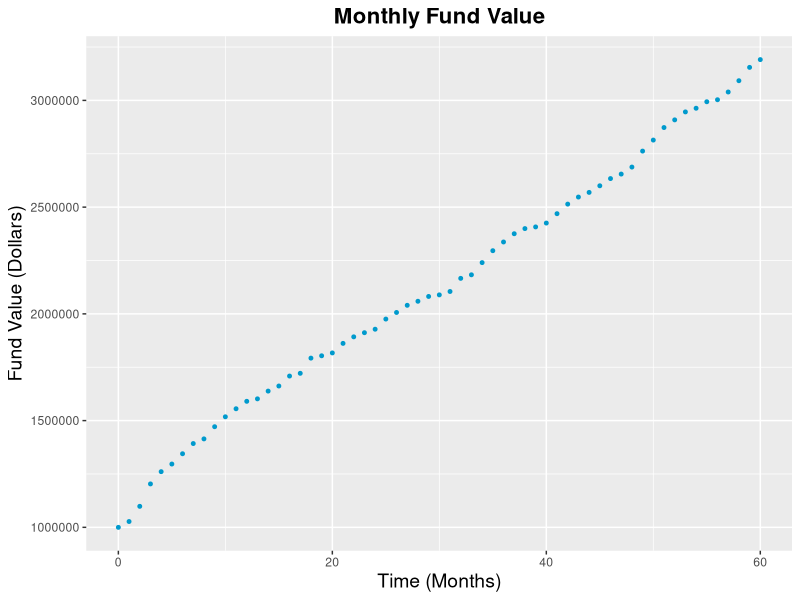
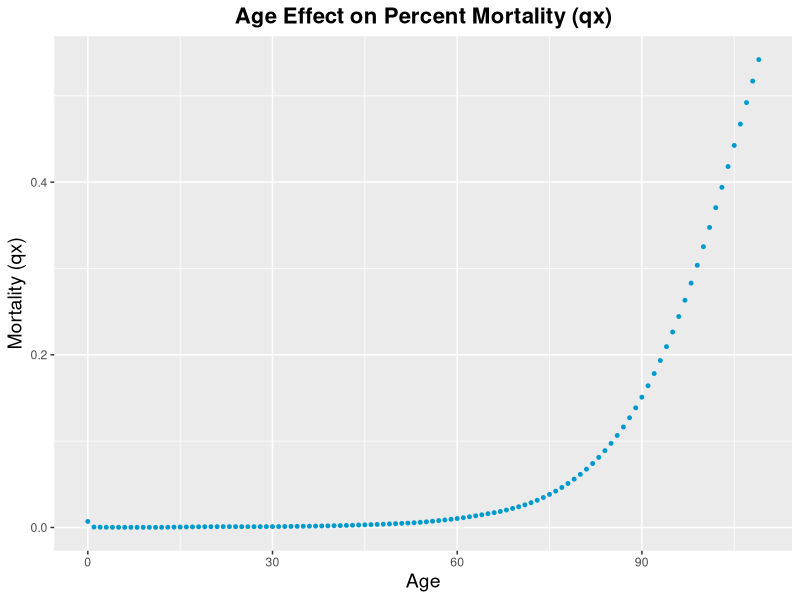
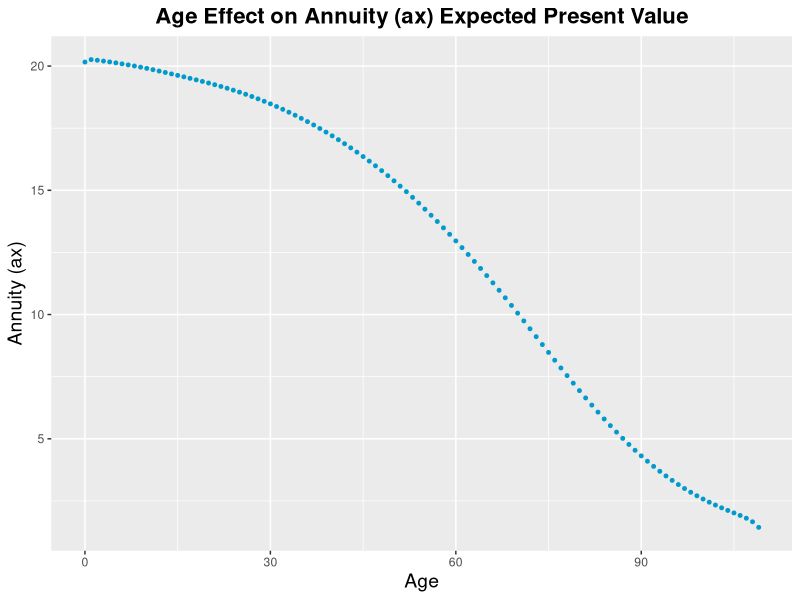
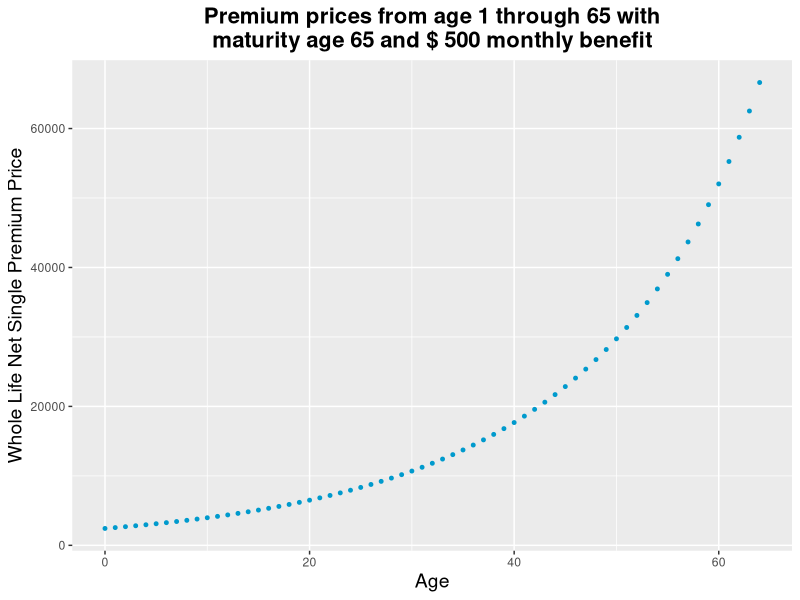
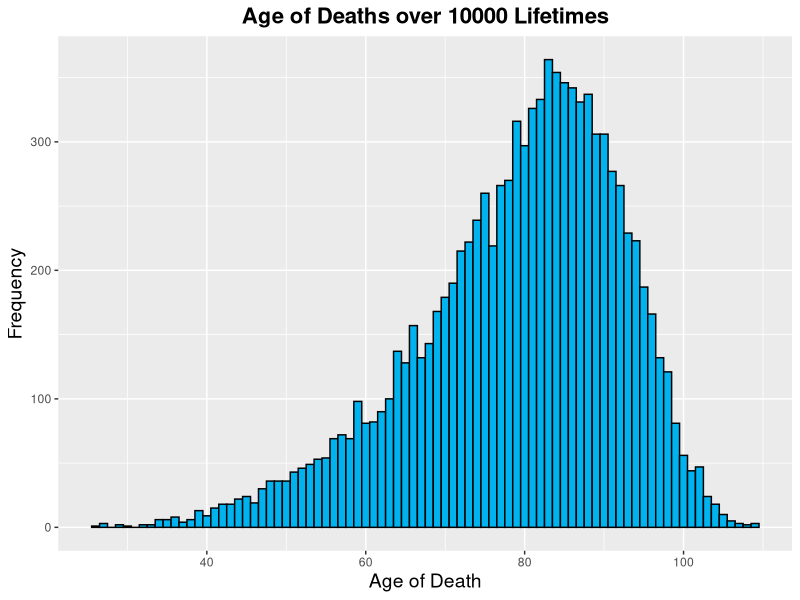
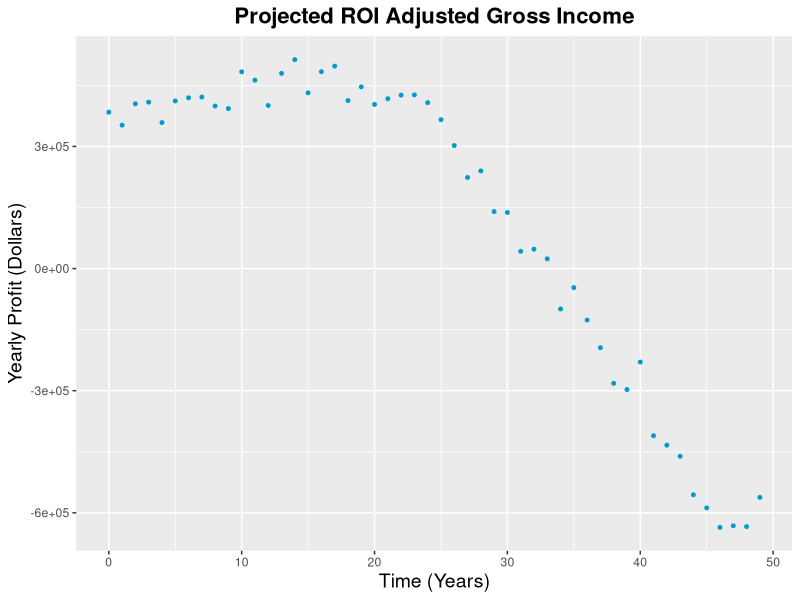

Here is the R script that generated these plots, in order:
#########################
# Annuity Calculator    #
#                       #
# Brian Hooper          #
# Heather McKinnon      #
# Divya Chandrika Kalla #
# CS567 - 1-29-2019     #
#########################

library(ggplot2)

if(!file.exists("USLifeTables1999-2000TotalPopulationANB_TableNo2023.csv")) {
  stop("missing mortality table in file \"USLifeTables1999-2000TotalPopulationANB_TableNo2023.csv\"\n")
  quit(save = "no", status = 1)
} else if(!file.exists("lifetimes_input.csv")) {
  stop("missing input file \"lifetimes_input.csv\"\n")
} else if(!file.exists("fund_values_input.csv")) {
  stop("missing roi input file \"fund_values_input.csv\"\n")
}

if(!dir.exists("output")) {
  dir.create("output")
}

# Read mortality data
mortality_data <- read.csv(file = "USLifeTables1999-2000TotalPopulationANB_TableNo2023.csv", header = TRUE, sep = ",")
colnames(mortality_data) <- c("age", "mortality")
age = mortality_data[,1]
qx = mortality_data[,2]

# Read and assign input parameters
user_input <- read.csv(file="lifetimes_input.csv", header = TRUE, sep = ",")
ROI_input <- read.csv(file="fund_values_input.csv", header = TRUE, sep = ",")

if(length(user_input) < 1) {
  stop("user input file is empty\n")
} else if(length(user_input) < length(ROI_input)) {
  stop("ROI input file has too many rows\n")
} else if(ncol(user_input) != 6) {
  stop("user_input file is incorrectly formatted\n")
} else if(ncol(ROI_input) != 4) {
  stop("user_input file is incorrectly formatted\n")
}

roi_index = 1
for (input_index in 1:length(user_input$age_range_start)) {
  input_age_start = user_input[input_index,1]
  input_age_end = user_input[input_index,2]
  maturity_age = user_input[input_index,3]
  monthly_annuity = user_input[input_index,4]
  interest_rate = user_input[input_index,5]
  iterations = user_input[input_index,6]
  
  # Read ROI input data to for projection of company yearly profits
  company_years = ROI_input[roi_index,1]         
  ROI_interest = ROI_input[roi_index,2]         
  reinvestment_percent = ROI_input[roi_index,3] 
  policy_sales_goal = ROI_input[roi_index,4]  # sales goal for number of policies sold per year
  
  if(roi_index < length((ROI_input$company_years))) {
    roi_index = roi_index + 1
  }
  
  path_name = paste("output/output_", input_index, "/", sep="")
  if(!dir.exists(path_name)) {
    dir.create(paste(path_name))
  }
  
  # Calculated initial variables
  d = interest_rate / (1 + interest_rate)
  im = 12 * (((1 + interest_rate) ** (1 / 12)) - 1)
  dm = 12 * (1 - (1 - d) ** (1 / 12))
  a12 = (interest_rate * d) / (im * dm)
  b12 = (interest_rate - im) / (im * dm)
  
  # Create life table
  life_table <- data.frame(age, qx)
  
  # Add k (curtate lifetime)
  life_table$k <- 1 + life_table$age
  
  # Calculate lx and dx
  life_table$lx[1] <- 10000000
  life_table$dx[1] <- life_table$lx[1] * life_table$qx[1]
  for (i in 2:length(life_table$qx)) {
    life_table$lx[i] <- life_table$lx[i-1] - life_table$dx[i-1]
    life_table$dx[i] <- life_table$lx[i] * life_table$qx[i]
    
  }
  
  # Add Px
  life_table$Px <- 1 - life_table$qx
  
  # Calculate v^k
  life_table$vk <- 1/(1 + interest_rate)^life_table$k
  
  # Calculate kPx, x=0
  life_table$kPx[1] <- life_table$Px[1]
  for (i in 2:length(life_table$Px)) {
    life_table$kPx[i] <- life_table$kPx[i-1] * life_table$Px[i]
  }
  
  # Calculate kEx, x=0
  life_table$kEx <- life_table$vk * life_table$kPx
  
  # Calculate ax
  life_table$ax[1] <- 1 + sum(life_table$kEx)
  for (i in 2:length(life_table$kEx)) {
    life_table$ax[i] <- 1 + sum(life_table$kEx[i:length(life_table$kEx)])/life_table$kEx[i-1]
  }
  
  # Calculate Ax
  d = interest_rate/(1 + interest_rate)
  life_table$Ax <- 1 - d * life_table$ax
  
  # Assigning variables for ease of use
  ax = life_table$ax
  Ax = life_table$Ax
  
  # Function for determining Whole Life Net Single Premium Profit for company
  #
  # @param in_age The input age for beginning the insurance policy
  # @param mat_age The age in which the policy matures
  # @return A double representing the Net Single Premium that was paid for the policy
  WNS_profit <- function(in_age, mat_age){
    xEy = (life_table$lx[mat_age + 1] / life_table$lx[in_age + 1]) * (1 / (1 + interest_rate)) ** (mat_age - in_age)
    return(monthly_annuity * 12 * (a12 * ax[mat_age + 1] - b12) * xEy)
  }
  
  # Function for determining Whole Life Net Single Premium loss for company
  # Occurs only when death_age > maturity_age
  # 
  # @param mat_age The age in which the policy matures
  # @param death_age The age in which the policy holder dies
  # @return A double representing the total paid out to the client for the policy
  WNS_loss <- function(mat_age, death_age)
    return ((death_age - mat_age) * monthly_annuity * 12)
  
  # Calculate gross profit or loss for Whole Life Net Single Premium
  #
  # @param in_age The input age for beginning the insurance policy
  # @param mat_age The age in which the policy matures
  # @param death_age The age in which the policy holder dies
  # @return A double representing the gross profit or loss for a single policy holder
  WNS_gross_profit <- function(in_age, mat_age, death_age){
    profit <- WNS_profit(in_age, mat_age)
    if (death_age <= maturity_age){
      # cat(sprintf("input age: %s death age: %s Profit: %.2f\n", in_age, death_age, profit))
      return (profit)
    }
    else{
      loss <- WNS_loss(mat_age, death_age)
      # cat(sprintf("input age: %s death age: %s Profit: %.2f loss: %.2f net: %.2f\n", in_age, death_age, profit, loss, (profit - loss)))
      return (profit - loss)
    }
  }
  
  # Display a single net premium price for user defined start and maturity age
  cat(sprintf("A sample whole life single net premium price for input age %s with maturity age %s and $%.2f monthly benefit: $%.2f\n\n",
              input_age_start, maturity_age, monthly_annuity,WNS_profit(input_age_start,maturity_age)))
  
  
  # Creating a table for the simulation data generated by the lifetimes simulations loop
  lifetimes <- data.frame(StartAge = integer(), 
                             MatAge = integer(), 
                             DeathAge = integer(),
                             PolicyCost = double(),
                             isEarlyDeath = logical(),
                             GrossProfit = double())
  
  
  # Begin simulate a number of lifetimes (iterations)
  cat(sprintf("Beginning simulation of %s lifetimes...\n", iterations))
  startTime <- Sys.time()
  
  for(i in 1:iterations) {
    # Generate random integer starting age
    if(input_age_start >= input_age_end) {
      input_age = input_age_start
    } else {
      input_age = sample(input_age_start:input_age_end, 1)
    }
    
    # Pick a random death date based on mortality table
    death_age = input_age
    while(death_age < length(mortality_data$mortality) && runif(1, 0.0, 1.0) > mortality_data$mortality[death_age]) {
      death_age = death_age + 1  
    }
    
    # Add the simulated lifetime to policy table
    lifetimes[nrow(lifetimes) + 1,] <- c(input_age, 
                                       maturity_age, 
                                       death_age, 
                                       WNS_profit(input_age, maturity_age), 
                                       (death_age <= maturity_age), 
                                       WNS_gross_profit(input_age, maturity_age, death_age))
  } # End simulate lifetimes
  
  endTime <- Sys.time()
  elapsedTime = endTime - startTime
  cat(sprintf("Time elapsed for processing: %.2f seconds. \n\n", elapsedTime))
  
  
  
  # Set year 0 policy sales, draws random sample from the simulated lifetimes above
  policies <- lifetimes[sample(nrow(lifetimes),policy_sales_goal),]
  policies$policyAge <- c(0)
  
  # Set variables for ROI simulation
  initial_profit <- sum(policies$PolicyCost) # sum of sales of all policies purchased in year 0
  year <- c(0)
  benefits_paid <- c(0)
  invested <- c(initial_profit * reinvestment_percent)
  ROI <- c(0)
  sold_policies <- c(initial_profit)
  ROI_adjusted_profit <- c(initial_profit)
  
  
  
  # Begin loop for creating an ROI adjusted profit table
  cat(sprintf("Beginning projected profits for the next %s years...\n", company_years))
  startTime <- Sys.time()
  
  for (i in 2:company_years){
    # checking the current age of the policy holder (if mature, and the policy holder is not dead yet)
    one_year_payout = 0
    for (j in 1:nrow(policies)){
      if (isTRUE(policies$StartAge[j] + policies$policyAge[j] > policies$MatAge[j]) && isTRUE(policies$StartAge[j] + policies$policyAge[j] < policies$DeathAge[j])) {
        #loss <- WNS_loss(policies$MatAge[j], policies$DeathAge[j])
        loss = 12 * monthly_annuity
        one_year_payout = one_year_payout + loss
      }
    }
    
    # add new policies sold
    new_policies <- lifetimes[sample(nrow(lifetimes),policy_sales_goal),]
    new_policies$policyAge <- c(0)
    policies <- rbind(policies,new_policies)
    policies$policyAge <- policies$policyAge + 1 # increment policy ages
    
    # concatenate data from loop to ROI variables
    year <- c(year, i-1)
    benefits_paid <- c(benefits_paid, one_year_payout)
    sold_policies <- c(sold_policies, sum(new_policies$PolicyCost))
    ROI <- c(ROI, invested[i-1] * ROI_interest) 
    # This reinvests the ROI for the year and the reinvestment_percent value of the policies_sale_goal sold for the year 
    invested <- c(invested, ROI[i] + invested[i-1] + (sold_policies[i] * reinvestment_percent) )
    ROI_adjusted_profit <- c(ROI_adjusted_profit, (invested[i] + sold_policies[i] - (sold_policies[i] * reinvestment_percent) - one_year_payout))
  
    } # End yearly profit projections
  
  endTime <- Sys.time()
  elapsedTime = endTime - startTime
  cat(sprintf("Time elapsed for processing: %.2f seconds. \n\n", elapsedTime))
  
  # Add ROI variables to data frame
  ROI_tracker <- data.frame(year, benefits_paid, ROI, invested, sold_policies, ROI_adjusted_profit)
  
  
  # -------------------- WIP - Fund Value Function ------------------- #
  
  # Begin loop for creating a fund value at time t table
  cat(sprintf("Beginning calculating aggregate account value...\n"))
  startTime <- Sys.time()
  
  # Take random sample from policies generated in ROI adjusted profit table
  # These policies have "policy ages" which we can use to have some mature policies at time zero
  # TODO have user input of number of starting fund_policies?
  fund_policies <- policies[sample(nrow(policies), 1000),]
  
  # Create fund value table variables at year zero
  year_num <- c(0)
  month_of_year <- c(0)
  month_total <- c(0)
  monthly_payout <- c(0)
  num_premiums_sold <- c(0)
  premium_sold_value <- c(0)
  monthly_ROI <- c(0)
  monthly_ATP <- c(0) # ATP is Accumulated Total Premium 
  ATP_plus_ROI <- c(0)
  fund_value <- c(1000000) # TODO, what should the starting funds be?
  num_payouts <- c(0)
  accumulated_deaths <- c(0)
  unmatured_policies <- c(0)

  # TODO, have user input for number of years?
  years = 5 
  month_num = 1 # counter for month number
  
  for (year in 1:years){
    
    for (month in 2:13){
      # Keep running total of months
      month_num = month_num + 1
      
      # For each month, calculate the benefit payout value
      # Also keeps track of number of payouts, total deaths, and unmatured policies
      one_month_payout = 0
      payouts = 0
      deaths = 0
      unmatured = 0
      for (j in 1:nrow(fund_policies)){
        matured = (fund_policies$StartAge[j] + fund_policies$policyAge[j] > fund_policies$MatAge[j])       # has the policy matured?
        not_dead = (fund_policies$StartAge[j] + fund_policies$policyAge[j] < fund_policies$DeathAge[j])    # has the policy holder died?
        if (isTRUE(matured) && isTRUE(not_dead)) {                                                         # if yes to both, add payout value
          one_month_payout = (one_month_payout + monthly_annuity)
          payouts = payouts + 1
        }
        if(isFALSE(not_dead)){
          deaths = deaths + 1
        }
        if (isFALSE(matured) && isTRUE(not_dead)){
          unmatured = unmatured + 1
        }
      }
      
      # Sell n premiums per month, add to fund_policies table
      # TODO, how many policies should be sold per month?
      sales_goal = 10
      new_policies <- lifetimes[sample(nrow(lifetimes), sales_goal),]
      new_policies$policyAge <- c(0)
      fund_policies <- rbind(fund_policies, new_policies)
      
      # Assign values to monthly variables
      year_num            <- c(year_num, year)
      month_of_year       <- c(month_of_year, month - 1)
      month_total         <- c(month_total, month_num - 1)
      monthly_payout      <- c(monthly_payout, one_month_payout)
      num_premiums_sold   <- c(num_premiums_sold, sales_goal)
      premium_sold_value  <- c(premium_sold_value, sum(new_policies$PolicyCost))
      monthly_ROI         <- c(monthly_ROI, 1 + (ROI_interest / 12))
      monthly_ATP         <- c(monthly_ATP, (fund_value[month_num - 1] + premium_sold_value[month_num])) # ATP is Accumulated Total Premium 
      ATP_plus_ROI        <- c(ATP_plus_ROI, (monthly_ATP[month_num] * monthly_ROI[month_num]))
      fund_value          <- c(fund_value, (ATP_plus_ROI[month_num] - monthly_payout[month_num]))
      num_payouts         <- c(num_payouts, payouts)
      accumulated_deaths  <- c(accumulated_deaths, deaths)
      unmatured_policies  <- c(unmatured_policies, unmatured)
      
    } # End 1 year (12 months)
    
    # Increment policy ages after 1 year
    fund_policies$policyAge <- fund_policies$policyAge + 1 # increment policy ages  
    
    # Add monthly values to fund_values table
    fund_value_table <- data.frame(year_num,
                                   month_of_year,
                                   month_total,
                                   monthly_payout,
                                   num_premiums_sold,
                                   premium_sold_value,
                                   monthly_ROI,
                                   monthly_ATP,
                                   ATP_plus_ROI,
                                   fund_value,
                                   num_payouts,
                                   accumulated_deaths,
                                   unmatured_policies)
    
  } # End num years
  
  endTime <- Sys.time()
  elapsedTime = endTime - startTime
  cat(sprintf("Time elapsed for processing: %.2f seconds. \n\n", elapsedTime))
  
  # Graphing fund value over time
  fund_plot <- ggplot(fund_value_table, aes(month_total, fund_value)) + 
    ggtitle("Monthly Fund Value") +
    labs(x = "Time (Months)", y = "Fund Value (Dollars)") +
    theme(plot.title = element_text(hjust = 0.5, size = 16, face = "bold"), axis.title.x = element_text(size = 14), axis.title.y = element_text(size = 14)) +
    geom_point(aes(month_total, fund_value), colour = "deepskyblue3", size = 1)
  print(fund_plot)
  
  # -------------------- END WIP ------------------------------------- #
  
  
  #------------------------- Graphing -------------------------------
  # Graphing age effect on mortality
  age_qx_plot <- ggplot(life_table, aes(age, qx)) + 
    ggtitle("Age Effect on Percent Mortality (qx)") +
    labs(x = "Age", y = "Mortality (qx)") +
    theme(plot.title = element_text(hjust = 0.5, size = 16, face = "bold"), axis.title.x = element_text(size = 14), axis.title.y = element_text(size = 14)) +
    geom_point(aes(age, qx), colour = "deepskyblue3", size = 1)
  print(age_qx_plot) 
  dev.copy(png,filename = paste(path_name, "age_mortality.png", sep = ""))
  dev.off()
  
  # Graphing ax on age
  age_ax_plot <- ggplot(life_table, aes(age, ax)) + 
    ggtitle("Age Effect on Annuity (ax) Expected Present Value") +
    labs(x = "Age", y = "Annuity (ax)") +
    theme(plot.title = element_text(hjust = 0.5, size = 16, face = "bold"), axis.title.x = element_text(size = 14), axis.title.y = element_text(size = 14)) +
    geom_point(aes(age, ax), colour = "deepskyblue3", size = 1)
  print(age_ax_plot) 
  dev.copy(png,filename = paste(path_name, "age_annuity.png", sep = ""))
  dev.off()
  
  # Graphing increasing age with the user-defined maturity age and monthly benefit of Net Single Premium Prices
  WNS_age_data <- age[1:maturity_age]
  WNS_premium_data <- vector(mode = "double", length = length(WNS_age_data))
  for (i in 1:length(WNS_age_data)){
    WNS_premium_data[i] <- WNS_profit(i, maturity_age)
  }
  age_premium_plot <- ggplot(x = WNS_age_data, y = WNS_premium_data) + 
    ggtitle(paste("Premium prices from age 1 through", length(WNS_age_data),"with\nmaturity age", maturity_age,"and $", monthly_annuity,"monthly benefit")) +
    labs(x = "Age", y = "Whole Life Net Single Premium Price") +
    theme(plot.title = element_text(hjust = 0.5, size = 16, face = "bold"), axis.title.x = element_text(size = 14), axis.title.y = element_text(size = 14)) +
    geom_point(aes(WNS_age_data, WNS_premium_data), colour = "deepskyblue3", size = 1) 
  print(age_premium_plot) 
  dev.copy(png,filename = paste(path_name, "age_premium.png", sep = ""))
  dev.off()
  
  # Histogram of deaths in the simulated lifetimes
  hist.death <- ggplot(lifetimes, aes(DeathAge)) + 
    ggtitle(paste("Age of Deaths over", iterations, "Lifetimes")) +
    labs(x = "Age of Death", y = "Frequency") +
    theme(plot.title = element_text(hjust = 0.5, size = 16, face = "bold"), axis.title.x = element_text(size = 14), axis.title.y = element_text(size = 14)) +
    geom_histogram(binwidth = 1, aes(y = ..count..), colour = "black", fill = "deepskyblue2")
  print(hist.death)
  dev.copy(png,filename = paste(path_name, "hist_death.png", sep = ""))
  dev.off()
  
  # Yearly ROI adjusted profits
  ROI_plot <- ggplot(ROI_tracker, aes(year, ROI_adjusted_profit)) + 
    ggtitle("Projected ROI Adjusted Gross Income") +
    labs(x = "Time (Years)", y = "Yearly Profit (Dollars)") +
    theme(plot.title = element_text(hjust = 0.5, size = 16, face = "bold"), axis.title.x = element_text(size = 14), axis.title.y = element_text(size = 14)) +
    geom_point(aes(year, ROI_adjusted_profit), colour = "deepskyblue3", size = 1)
  print(ROI_plot)
  dev.copy(png,filename = paste(path_name, "roi_income.png", sep = ""))
  dev.off()
  
  # Adjusting table data to show 2 decimal precision for monetary values
  lifetimes$PolicyCost <- format(round(lifetimes$PolicyCost, digits = 2), nsmall = 2)
  lifetimes$GrossProfit <- format(round(lifetimes$GrossProfit, digits = 2), nsmall = 2)
  ROI_tracker[,2:6] <- format(round(ROI_tracker[,2:6], digits = 2), nsmall = 2)
  
  write.csv(lifetimes, paste(path_name, "policies.csv", sep = ""), row.names = FALSE)
  write.csv(ROI_tracker, paste(path_name, "profit_projections.csv", sep = ""), row.names = FALSE)
}